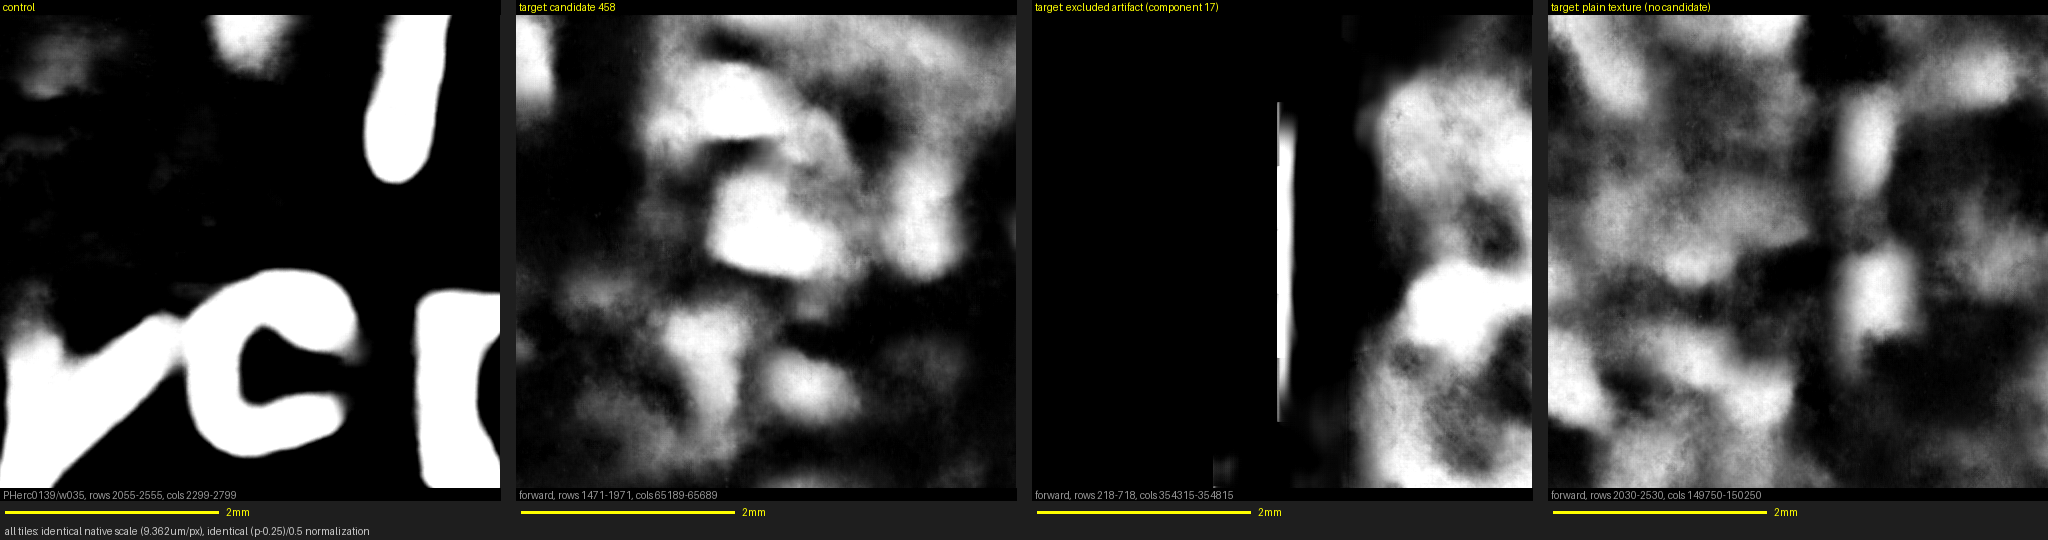

Reproduce this figure in Python.
import numpy as np
import tifffile
from PIL import Image, ImageDraw

BASE = "/workspace/vesuvius-first-light/runbook/out/PHerc0826/window1-full/predictions"
OUT = "/workspace/vesuvius-first-light/analysis/target-PHerc0826-window1-full-w010-065"
CONTROL_TIF = "/workspace/vesuvius-first-light/analysis/control-PHerc0139/control_prediction.tif"
NATIVE_UM_PER_PX = 9.362
TILE = 500  # px, ~4.68mm -- identical for every tile, same physical scale (both renders are native scale=1)

fwd = tifffile.imread(f"{BASE}/segment.tif")
control = tifffile.imread(CONTROL_TIF)


def rescale(arr):
    f = arr.astype(np.float64) / 255.0
    f = np.clip((f - 0.25) / 0.5, 0, 1)
    return (f * 255).astype(np.uint8)


def crop_centered(img, center_r, center_c, size=TILE):
    h, w = img.shape
    r0 = max(0, min(h - size, center_r - size // 2))
    c0 = max(0, min(w - size, center_c - size // 2))
    return img[r0:r0 + size, c0:c0 + size], r0, c0


tiles = []

# 1. control letterform region (computed: densest 500px ink window, see analysis log)
crop, r0, c0 = crop_centered(control, 2305, 2549)
tiles.append(("control", crop, f"PHerc0139/w035, rows {r0}-{r0+TILE}, cols {c0}-{c0+TILE}"))

# 2. candidate 458 neighborhood (row 1706-1736, col 65410-65469)
crop, r0, c0 = crop_centered(fwd, (1706 + 1736) // 2, (65410 + 65469) // 2)
tiles.append(("target: candidate 458", crop, f"forward, rows {r0}-{r0+TILE}, cols {c0}-{c0+TILE}"))

# 3. vertical-band artifact -- component 17 (row 372-564, col 354560-354570), per Lutfiya's
#    determination reviewing the raw report -- labeled as she directed, not this agent's own call
crop, r0, c0 = crop_centered(fwd, (372 + 564) // 2, (354560 + 354570) // 2)
tiles.append(("target: excluded artifact (component 17)", crop, f"forward, rows {r0}-{r0+TILE}, cols {c0}-{c0+TILE}"))

# 4. plain-texture patch, away from all 9 candidates (nearest candidate column is >100k px away)
crop, r0, c0 = crop_centered(fwd, 2280, 150000)
tiles.append(("target: plain texture (no candidate)", crop, f"forward, rows {r0}-{r0+TILE}, cols {c0}-{c0+TILE}"))

gap = 16
n = len(tiles)
canvas_w = TILE * n + gap * (n - 1)
scale_bar_row_h = 24
caption_row_h = 16
canvas_h = TILE + scale_bar_row_h + caption_row_h
canvas = Image.new("RGB", (canvas_w, canvas_h), (30, 30, 30))
draw = ImageDraw.Draw(canvas)

px_per_cm = 10000 / NATIVE_UM_PER_PX  # native scale=1 for both control and target renders
px_per_2mm = px_per_cm / 5

x = 0
for label, crop, sub in tiles:
    tile_img = Image.fromarray(rescale(crop)).convert("RGB")
    canvas.paste(tile_img, (x, 0))
    draw.rectangle([x, 0, x + TILE, 14], fill=(0, 0, 0))
    draw.text((x + 3, 1), label, fill=(255, 255, 0))
    draw.rectangle([x, TILE - 12, x + TILE, TILE], fill=(0, 0, 0))
    draw.text((x + 3, TILE - 11), sub, fill=(150, 150, 150))
    bar_len = int(px_per_2mm)
    y = TILE + 12
    draw.line([(x + 5, y), (x + 5 + bar_len, y)], fill=(255, 255, 0), width=3)
    draw.text((x + 5 + bar_len + 8, y - 6), "2mm", fill=(255, 255, 0))
    x += TILE + gap

draw.text((5, TILE + scale_bar_row_h + 1),
          "all tiles: identical native scale (9.362um/px), identical (p-0.25)/0.5 normalization",
          fill=(200, 200, 200))
canvas.save(f"{OUT}/same_scale_comparison.png")
print("wrote same_scale_comparison.png", canvas.size)
